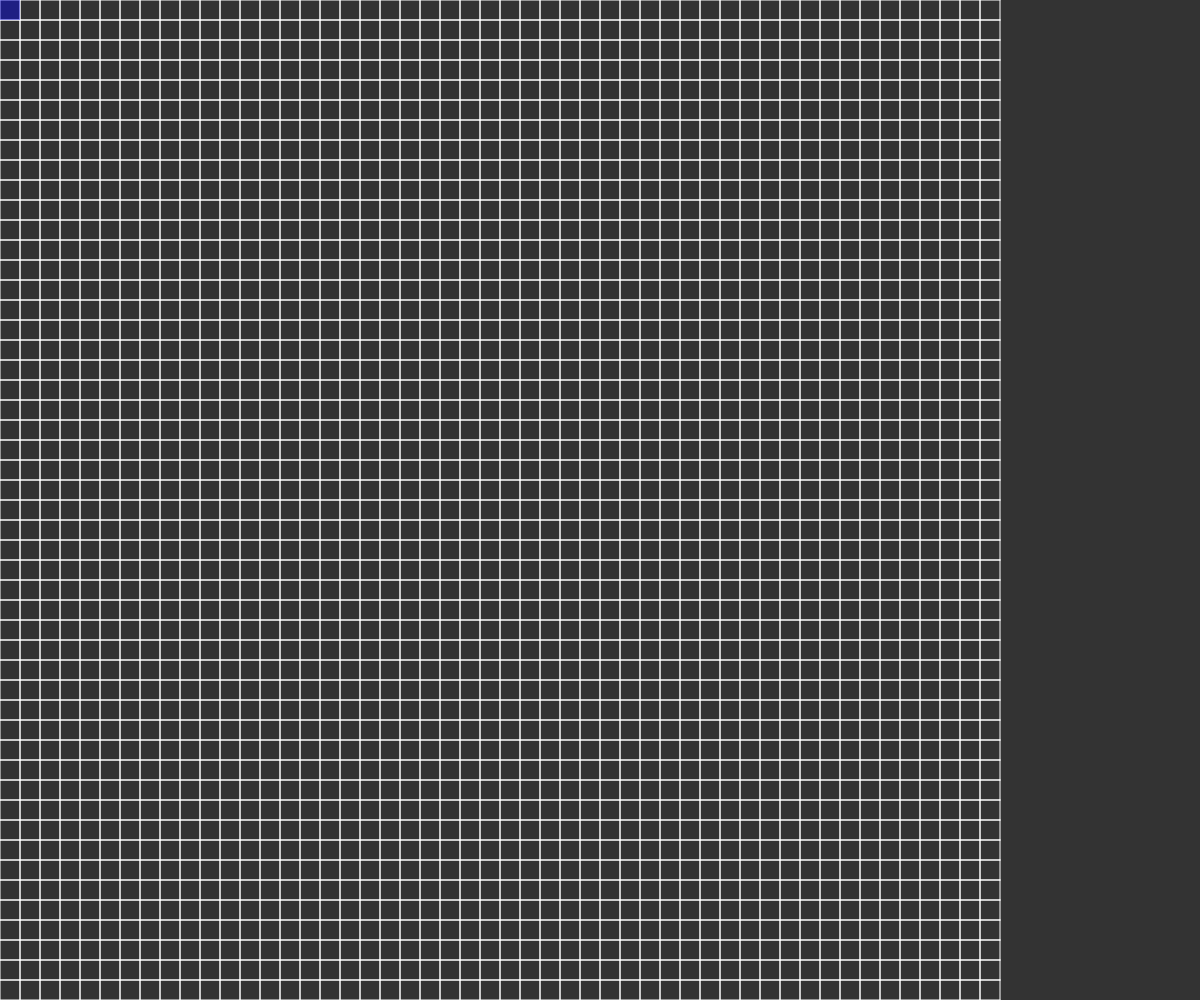
Frame 1 (no input)
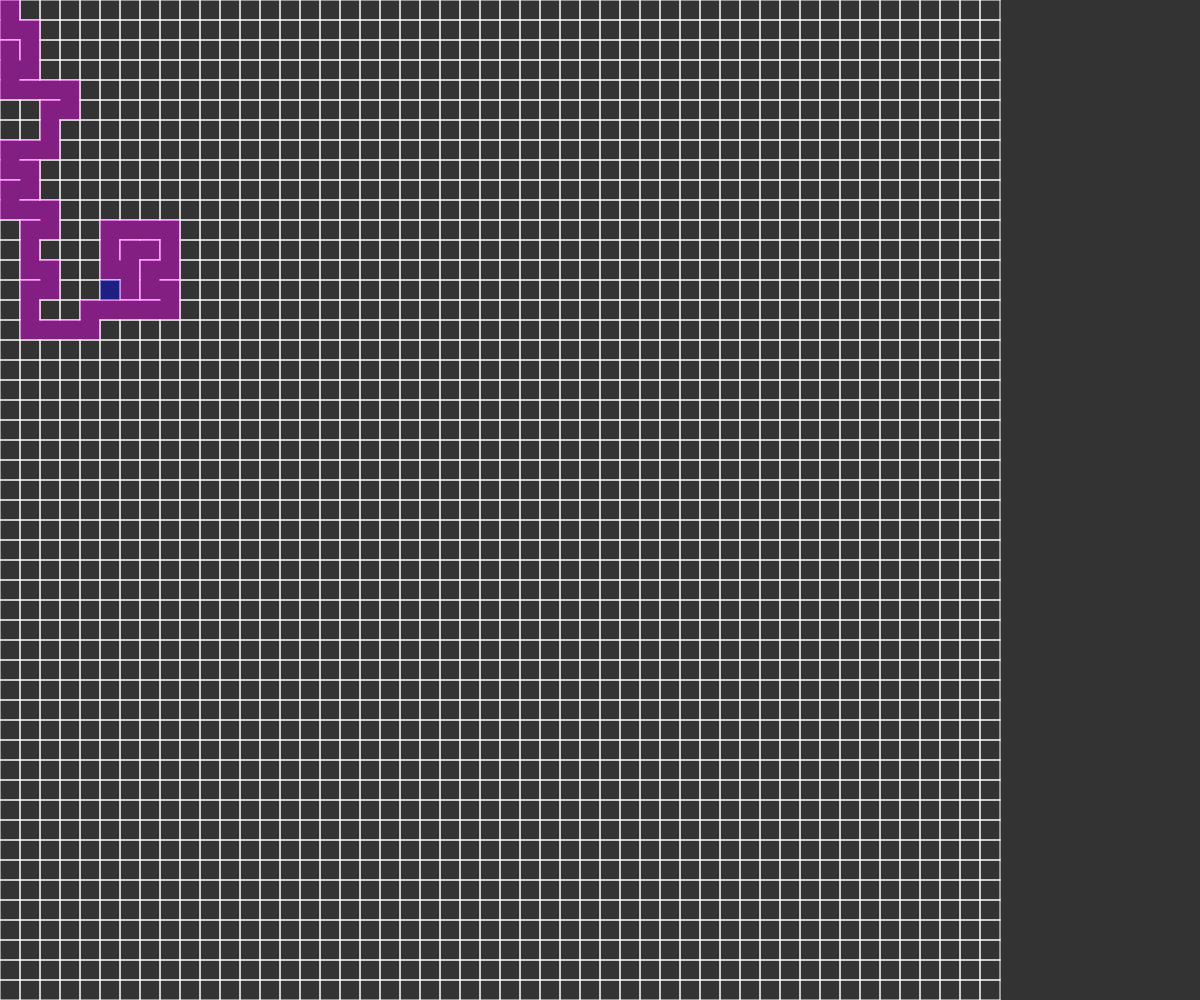
Frame 60 (no input)
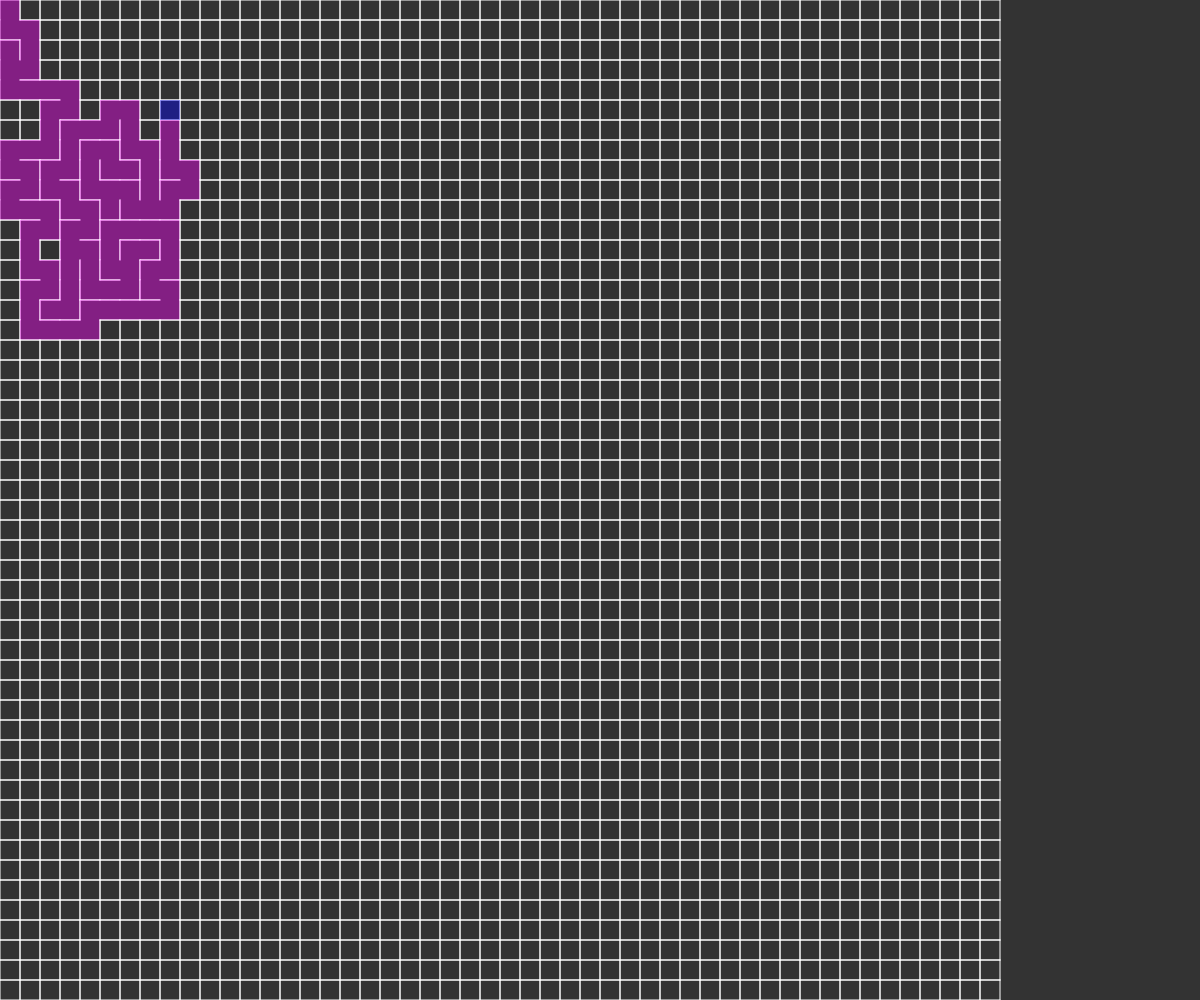
Frame 120 (the mouse pressed at the canvas centre since frame 60)

The p5.js sketch that drew these frames (run headless with seeded random() and noise() and a simulated clock; from frame 60 on, the mouse is pressed at the canvas centre):

// p5.js sketch
// ── sketch.js
var cols, rows;
var w = 20;
var grid = []; // index = (cols * i) + j
var frontier = [];
var closedSet = [];
var backTrack = [];
var previous;
var backB = false;

function setup() {
	// frameRate(7);
	createCanvas(windowWidth, windowHeight);
	cols = floor(height / w);
	rows = floor(height / w);

	for (let i = 0; i < rows; i++) {
		for (let j = 0; j < cols; j++) {
			var cell = new Cell(i, j);
			grid.push(cell);
		}
	}

	frontier.push(grid[0]);
}

function draw() {
	background(51);
	for (let i = 0; i < grid.length; i++) {
		grid[i].show();
	}

	let current;
	if (!backB) {
		current = frontier.pop();
	} else {
		current = backTrack.pop();
	}

	if (!closedSet.includes(current)) {
		closedSet.push(current);
	}
	
	current.showCurrent();
	if ((previous !== undefined) && (!backB)) {
		current.removeWalls(previous);
	}


	let children = [];
	children = current.expand();
	if (children.length !== 0) {
		let rand = floor(random(0, children.length));
		frontier.push(children[rand]);
		backTrack.push(current);
		backB = false;
	} else {
		backB = true;
	}

	previous = current;
}
// ── Cell.js
class Cell {
	constructor(i, j) {
		this.i = i;
		this.j = j;
		this.walls = [true, true, true, true];
	}

	show() {
		let x = this.j * w;
		let y = this.i * w;
		stroke(255);

		// TOP
		if (this.walls[0]) {
			line(x, y, x + w, y);
		}

		// RIGHT
		if (this.walls[1]) {
			line(x + w, y, x + w, y + w);
		}

		// BOTTOM
		if (this.walls[2]) {
			line(x, y + w, x + w, y + w);
		}

		// LEFT
		if (this.walls[3]) {
			line(x, y, x, y + w);
		}

		if (closedSet.includes(this)) {
			noStroke();
			fill(255, 0, 255, 100);
			rect(x, y, w, w);
		}
	}

	showCurrent() {
		let x = this.j * w;
		let y = this.i * w;

		noStroke();
		fill(0, 0, 255, 100);
		rect(x, y, w, w);
	}

	expand() {
		let children = [];
		let temp;

		if (this.i - 1 >= 0) {
			temp = grid[(cols * (this.i - 1)) + this.j];
			if (!closedSet.includes(temp)) {
				children.push(temp);
			}
		}
		if (this.j + 1 < cols) {
			temp = grid[(cols * this.i) + (this.j + 1)];
			if (!closedSet.includes(temp)) {
				children.push(temp);
			}
		}
		if (this.i + 1 < rows) {
			temp = grid[(cols * (this.i + 1)) + this.j];
			if (!closedSet.includes(temp)) {
				children.push(temp);
			}
		}
		if (this.j - 1 >= 0) {
			temp = grid[(cols * this.i) + (this.j - 1)];
			if (!closedSet.includes(temp)) {
				children.push(temp);
			}
		}

		return children;
	}

	removeWalls(previous) {
		let diffI = this.i - previous.i;
		let diffJ = this.j - previous.j;

		// Previous is Top
		if (diffI === 1) {
			grid[(cols * previous.i) + previous.j].walls[2] = false;
			grid[(cols * this.i) + this.j].walls[0] = false;
		}
		// Previous is Bottom
		else if (diffI === -1) {
			grid[(cols * previous.i) + previous.j].walls[0] = false;
			grid[(cols * this.i) + this.j].walls[2] = false;
		}

		// Previous is Left
		if (diffJ === 1) {
			grid[(cols * previous.i) + previous.j].walls[1] = false;
			grid[(cols * this.i) + this.j].walls[3] = false;
		}
		// Previous is Right
		else if (diffJ === -1 ) {
			grid[(cols * previous.i) + previous.j].walls[3] = false;
			grid[(cols * this.i) + this.j].walls[1] = false;
		}
	}
}
